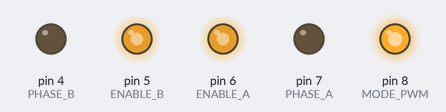
Recording of a sketch running on a simulated Arduino Uno, built with avr-gcc and run on an emulated ATmega328P. On the bench: output pins drawn as LEDs (lit = HIGH).

Above: at 0.05 s.
At 5.95 s:
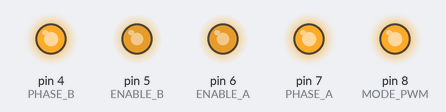
Timing chart, 0 to 6.9 s (numbered marks = the images above):
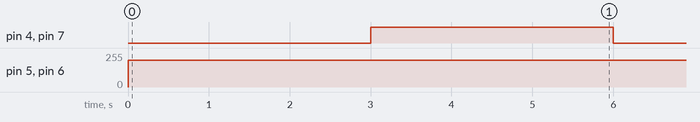

Measured:
- by itself, pin 4 (PHASE_B), pin 7 (PHASE_A): alternates HIGH for 3.0 s and LOW for 3.0 s
- by itself, pin 5 (ENABLE_B), pin 6 (ENABLE_A): 0/255 → 200/255 at 0.00 s

The sketch:

DRV8835_Test_1.ino
```cpp
// DRV8835用モータ制御関係
const int PHASE_A = 7; // モータAの正転・反転  -- DriverのPIN = BIN1, ArduinoのPIN = 7
const int ENABLE_A = 6; // モータAのPWM  -- DriverのPIN = BIN2, ArduinoのPIN = 6
const int PHASE_B = 4; // モータBの正転・反転    -- DriverのPIN = AIN1, ArduinoのPIN = 4
const int ENABLE_B = 5; // モータBのPWM  -- DriverのPIN = AIN2, ArduinoのPIN = 5
const int MODE_PWM = 8; // PWMを使うモード  ArduinoのPIN = 8

#define V_MIN 20 // モータ駆動PWM(0~255)の最低値。これより低いと回らない。
#define V_MAX 255 // モータ駆動PWM(0~255)の最高値。

void setup() {
  // DRV8835用モータ制御関係の端子を出力端子にする
  pinMode( PHASE_A, OUTPUT );
  pinMode( ENABLE_A, OUTPUT );
  pinMode( PHASE_B, OUTPUT );
  pinMode( ENABLE_B, OUTPUT );
  pinMode( MODE_PWM, OUTPUT );

  digitalWrite(MODE_PWM, HIGH); //　モータスリープ解除(常時ON)　PWMが使えるモードにする

  // DRV8835用モータを停止する(Enableを0にする)
  digitalWrite(PHASE_A, LOW);
  analogWrite(ENABLE_A, 0);
  digitalWrite(PHASE_B, LOW);
  analogWrite(ENABLE_B, 0);
}

void loop() {
  // DRV8835用正転
  digitalWrite( PHASE_A, LOW ); // モータAを正転にする
  analogWrite( ENABLE_A, 200); // モータAをPWM=100で動かす
  digitalWrite( PHASE_B, LOW ); // モータBを正転にする
  analogWrite( ENABLE_B, 200); // モータBをPWM=100で動かす

  delay(3000); //3秒そのまま

  // DRV8835用反転
  digitalWrite( PHASE_A, HIGH ); //モータAを反転にする
  analogWrite( ENABLE_A, 200 ); // モータAをPWM=200で動かす
  digitalWrite( PHASE_B, HIGH ); // モータBを反転にする
  analogWrite( ENABLE_B, 200 ); // モータBをPWM=200で動かす

  delay(3000); //3秒そのまま

}
```
